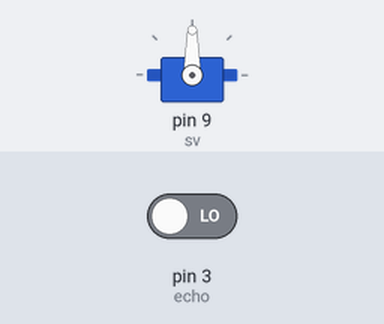
A sketch run on a simulated Arduino Uno, built with avr-gcc and run on an emulated ATmega328P. Shown: servo. The test bench sets the inputs (shaded band); at power-on: pin 3 (echo) LOW.

Above: at 1.2 s.
1.3 s: pin 3 (echo) driven HIGH
At 3.5 s:
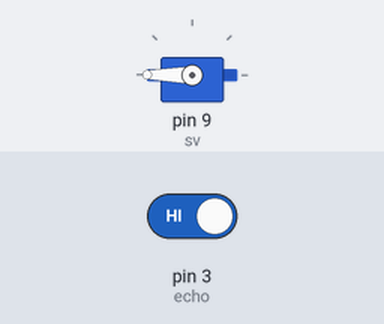
Timing chart, 0 to 9.8 s (numbered marks = the images above; inputs shaded):
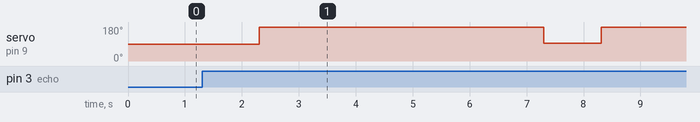

Measured:
- after the input at 1.3 s, servo on pin 9 (sv): 90° → 180° after 1.0 s, → 93° 5.0 s later, → 180° 1.0 s later

The sketch:

UltraSonicSensor.ino
```cpp
#include <Servo.h>

#define trig 2
#define echo 3
Servo sv;

float duration;
float distance;
int pos1 = 93;
int pos2 = 180;

void setup()
{
  Serial.begin(9600);
  pinMode(trig,OUTPUT);
  pinMode(echo,INPUT);
  sv.attach(9);
}

void loop()
{
  digitalWrite(trig,HIGH);
  delay(10);
  digitalWrite(trig,LOW);
  boolean a = digitalRead(echo);
  if (a==1){
    duration = pulseIn(echo,HIGH);
    distance = ((34000*duration)/1000000)/2;
    /*Serial.print(distance);
    Serial.println("cm");
    delay(100);*/
    if (distance<=10){
      sv.write(pos2);
      delay(5000);
      sv.write(pos1);
    }
  }
}
```
